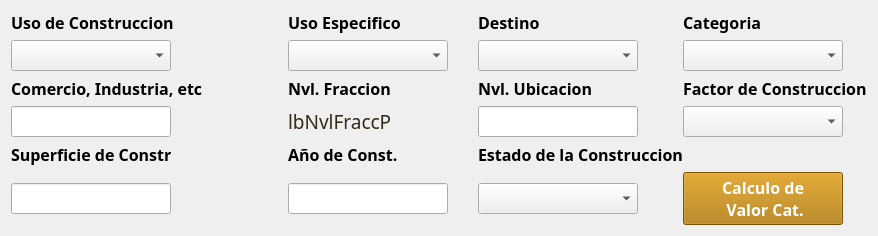
                   <widget class="QWidget" name="wDescrConstr" native="true">
                    <layout class="QGridLayout" name="gridLayout_13">
                     <property name="horizontalSpacing">
                      <number>0</number>
                     </property>
                     <item row="5" column="0">
                      <widget class="QLabel" name="lbSupConstrFP">
                       <property name="minimumSize">
                        <size>
                         <width>277</width>
                         <height>0</height>
                        </size>
                       </property>
                       <property name="font">
                        <font>
                         <pointsize>14</pointsize>
                         <weight>75</weight>
                         <bold>true</bold>
                        </font>
                       </property>
                       <property name="text">
                        <string>lbSupConstrFP</string>
                       </property>
                      </widget>
                     </item>
                     <item row="4" column="0">
                      <widget class="QLabel" name="label_56">
                       <property name="maximumSize">
                        <size>
                         <width>190</width>
                         <height>16777215</height>
                        </size>
                       </property>
                       <property name="font">
                        <font>
                         <family>Century Gothic</family>
                         <pointsize>12</pointsize>
                         <weight>75</weight>
                         <bold>true</bold>
                        </font>
                       </property>
                       <property name="text">
                        <string>Superficie de Constr</string>
                       </property>
                      </widget>
                     </item>
                     <item row="0" column="0">
                      <widget class="QLabel" name="label_44">
                       <property name="maximumSize">
                        <size>
                         <width>190</width>
                         <height>16777215</height>
                        </size>
                       </property>
                       <property name="font">
                        <font>
                         <family>Century Gothic</family>
                         <pointsize>12</pointsize>
                         <weight>75</weight>
                         <bold>true</bold>
                        </font>
                       </property>
                       <property name="text">
                        <string>Uso de Construccion</string>
                       </property>
                      </widget>
                     </item>
                     <item row="4" column="3">
                      <widget class="QLabel" name="label_57">
                       <property name="maximumSize">
                        <size>
                         <width>220</width>
                         <height>16777215</height>
                        </size>
                       </property>
                       <property name="font">
                        <font>
                         <family>Century Gothic</family>
                         <pointsize>12</pointsize>
                         <weight>75</weight>
                         <bold>true</bold>
                        </font>
                       </property>
                       <property name="text">
                        <string>Estado de la Construccion</string>
                       </property>
                      </widget>
                     </item>
                     <item row="1" column="3">
                      <widget class="QComboBox" name="cmbDestinoP">
                       <property name="minimumSize">
                        <size>
                         <width>160</width>
                         <height>0</height>
                        </size>
                       </property>
                       <property name="maximumSize">
                        <size>
                         <width>60</width>
                         <height>16777215</height>
                        </size>
                       </property>
                       <property name="font">
                        <font>
                         <pointsize>14</pointsize>
                         <weight>75</weight>
                         <bold>true</bold>
                        </font>
                       </property>
                       <property name="styleSheet">
                        <string notr="true">QComboBox QAbstractItemView::item { min-height: 25;}
QListView{color: black ; font-size: 16px; outline:none; font-weight:bold}QListView::item:selected { color: red; background-color: lightgray;}</string>
                       </property>
                      </widget>
                     </item>
                     <item row="3" column="3">
                      <widget class="QLineEdit" name="leNvlUbicaP">
                       <property name="minimumSize">
                        <size>
                         <width>160</width>
                         <height>0</height>
                        </size>
                       </property>
                       <property name="maximumSize">
                        <size>
                         <width>60</width>
                         <height>16777215</height>
                        </size>
                       </property>
                       <property name="font">
                        <font>
                         <family>Century Gothic</family>
                         <pointsize>12</pointsize>
                         <weight>50</weight>
                         <bold>false</bold>
                        </font>
                       </property>
                       <property name="maxLength">
                        <number>4</number>
                       </property>
                      </widget>
                     </item>
                     <item row="0" column="1">
                      <widget class="QLabel" name="label_49">
                       <property name="maximumSize">
                        <size>
                         <width>190</width>
                         <height>16777215</height>
                        </size>
                       </property>
                       <property name="font">
                        <font>
                         <family>Century Gothic</family>
                         <pointsize>12</pointsize>
                         <weight>75</weight>
                         <bold>true</bold>
                        </font>
                       </property>
                       <property name="text">
                        <string>Uso Especifico</string>
                       </property>
                      </widget>
                     </item>
                     <item row="5" column="3">
                      <widget class="QComboBox" name="cmbEdoConstrP">
                       <property name="minimumSize">
                        <size>
                         <width>160</width>
                         <height>0</height>
                        </size>
                       </property>
                       <property name="maximumSize">
                        <size>
                         <width>60</width>
                         <height>16777215</height>
                        </size>
                       </property>
                       <property name="font">
                        <font>
                         <pointsize>14</pointsize>
                         <weight>75</weight>
                         <bold>true</bold>
                        </font>
                       </property>
                       <property name="styleSheet">
                        <string notr="true">QComboBox QAbstractItemView::item { min-height: 25;}
QListView{color: black ; font-size: 16px; outline:none; font-weight:bold}QListView::item:selected { color: red; background-color: lightgray;}</string>
                       </property>
                      </widget>
                     </item>
                     <item row="0" column="4">
                      <widget class="QLabel" name="label_59">
                       <property name="font">
                        <font>
                         <family>Century Gothic</family>
                         <pointsize>12</pointsize>
                         <weight>75</weight>
                         <bold>true</bold>
                        </font>
                       </property>
                       <property name="text">
                        <string>Categoria</string>
                       </property>
                      </widget>
                     </item>
                     <item row="1" column="4">
                      <widget class="QComboBox" name="cmbCategoriaP">
                       <property name="minimumSize">
                        <size>
                         <width>160</width>
                         <height>0</height>
                        </size>
                       </property>
                       <property name="maximumSize">
                        <size>
                         <width>160</width>
                         <height>16777215</height>
                        </size>
                       </property>
                       <property name="font">
                        <font>
                         <pointsize>14</pointsize>
                         <weight>75</weight>
                         <bold>true</bold>
                        </font>
                       </property>
                       <property name="styleSheet">
                        <string notr="true">QComboBox QAbstractItemView::item { min-height: 25;}
QListView{color: black ; font-size: 16px; outline:none; font-weight:bold}QListView::item:selected { color: red; background-color: lightgray;}</string>
                       </property>
                      </widget>
                     </item>
                     <item row="5" column="4">
                      <widget class="QPushButton" name="btnCalcValCatP">
                       <property name="minimumSize">
                        <size>
                         <width>160</width>
                         <height>0</height>
                        </size>
                       </property>
                       <property name="maximumSize">
                        <size>
                         <width>160</width>
                         <height>16777215</height>
                        </size>
                       </property>
                       <property name="font">
                        <font>
                         <family>Century Gothic</family>
                         <pointsize>12</pointsize>
                         <weight>75</weight>
                         <bold>true</bold>
                        </font>
                       </property>
                       <property name="styleSheet">
                        <string notr="true">QPushButton{
background : rgb(174, 116, 0);
color : rgb(255, 255, 255)
}
QPushButton::disabled {
background : rgb(187, 129, 13);
color : rgb(245,245,245);
border: 1px solid #adb2b5;
}</string>
                       </property>
                       <property name="text">
                        <string>Calculo de
 Valor Cat.</string>
                       </property>
                      </widget>
                     </item>
                     <item row="2" column="4">
                      <widget class="QLabel" name="lFacConstP">
                       <property name="font">
                        <font>
                         <family>Century Gothic</family>
                         <pointsize>12</pointsize>
                         <weight>75</weight>
                         <bold>true</bold>
                        </font>
                       </property>
                       <property name="text">
                        <string>Factor de Construccion</string>
                       </property>
                      </widget>
                     </item>
                     <item row="3" column="4">
                      <widget class="QComboBox" name="cmbFactorConstrP">
                       <property name="minimumSize">
                        <size>
                         <width>160</width>
                         <height>0</height>
                        </size>
                       </property>
                       <property name="maximumSize">
                        <size>
                         <width>160</width>
                         <height>16777215</height>
                        </size>
                       </property>
                       <property name="font">
                        <font>
                         <pointsize>14</pointsize>
                         <weight>75</weight>
                         <bold>true</bold>
                        </font>
                       </property>
                       <property name="autoFillBackground">
                        <bool>false</bool>
                       </property>
                       <property name="styleSheet">
                        <string notr="true">QComboBox QAbstractItemView::item { min-height: 25;}
QListView{color: black ; font-size: 16px; outline:none; font-weight:bold}QListView::item:selected { color: red; background-color: lightgray;}</string>
                       </property>
                      </widget>
                     </item>
                     <item row="1" column="0">
                      <widget class="QComboBox" name="cmbUsoConstrP">
                       <property name="minimumSize">
                        <size>
                         <width>160</width>
                         <height>0</height>
                        </size>
                       </property>
                       <property name="maximumSize">
                        <size>
                         <width>160</width>
                         <height>16777215</height>
                        </size>
                       </property>
                       <property name="font">
                        <font>
                         <pointsize>14</pointsize>
                         <weight>75</weight>
                         <bold>true</bold>
                        </font>
                       </property>
                       <property name="styleSheet">
                        <string notr="true">QComboBox QAbstractItemView::item { min-height: 25;}
QListView{color: black ; font-size: 16px; outline:none; font-weight:bold}QListView::item:selected { color: red; background-color: lightgray;}</string>
                       </property>
                      </widget>
                     </item>
                     <item row="2" column="3">
                      <widget class="QLabel" name="label_48">
                       <property name="font">
                        <font>
                         <family>Century Gothic</family>
                         <pointsize>12</pointsize>
                         <weight>75</weight>
                         <bold>true</bold>
                        </font>
                       </property>
                       <property name="text">
                        <string>Nvl. Ubicacion</string>
                       </property>
                      </widget>
                     </item>
                     <item row="0" column="3">
                      <widget class="QLabel" name="label_45">
                       <property name="font">
                        <font>
                         <family>Century Gothic</family>
                         <pointsize>12</pointsize>
                         <weight>75</weight>
                         <bold>true</bold>
                        </font>
                       </property>
                       <property name="text">
                        <string>Destino</string>
                       </property>
                      </widget>
                     </item>
                     <item row="3" column="0">
                      <widget class="QLineEdit" name="leNombreP">
                       <property name="minimumSize">
                        <size>
                         <width>160</width>
                         <height>0</height>
                        </size>
                       </property>
                       <property name="maximumSize">
                        <size>
                         <width>160</width>
                         <height>16777215</height>
                        </size>
                       </property>
                       <property name="font">
                        <font>
                         <family>Century Gothic</family>
                         <pointsize>12</pointsize>
                         <weight>50</weight>
                         <bold>false</bold>
                        </font>
                       </property>
                       <property name="maxLength">
                        <number>120</number>
                       </property>
                      </widget>
                     </item>
                     <item row="5" column="1">
                      <widget class="QLineEdit" name="leAnioConsP">
                       <property name="minimumSize">
                        <size>
                         <width>160</width>
                         <height>0</height>
                        </size>
                       </property>
                       <property name="maximumSize">
                        <size>
                         <width>60</width>
                         <height>16777215</height>
                        </size>
                       </property>
                       <property name="font">
                        <font>
                         <family>Century Gothic</family>
                         <pointsize>12</pointsize>
                         <weight>50</weight>
                         <bold>false</bold>
                        </font>
                       </property>
                       <property name="maxLength">
                        <number>4</number>
                       </property>
                      </widget>
                     </item>
                     <item row="5" column="0">
                      <widget class="QLineEdit" name="leSupConstrFP">
                       <property name="minimumSize">
                        <size>
                         <width>160</width>
                         <height>0</height>
                        </size>
                       </property>
                       <property name="maximumSize">
                        <size>
                         <width>160</width>
                         <height>16777215</height>
                        </size>
                       </property>
                       <property name="font">
                        <font>
                         <family>Century Gothic</family>
                         <pointsize>12</pointsize>
                         <weight>50</weight>
                         <bold>false</bold>
                        </font>
                       </property>
                       <property name="maxLength">
                        <number>10</number>
                       </property>
                      </widget>
                     </item>
                     <item row="4" column="1">
                      <widget class="QLabel" name="label_58">
                       <property name="minimumSize">
                        <size>
                         <width>190</width>
                         <height>0</height>
                        </size>
                       </property>
                       <property name="maximumSize">
                        <size>
                         <width>190</width>
                         <height>16777215</height>
                        </size>
                       </property>
                       <property name="font">
                        <font>
                         <family>Century Gothic</family>
                         <pointsize>12</pointsize>
                         <weight>75</weight>
                         <bold>true</bold>
                        </font>
                       </property>
                       <property name="text">
                        <string>Año de Const.</string>
                       </property>
                      </widget>
                     </item>
                     <item row="2" column="0">
                      <widget class="QLabel" name="label_46">
                       <property name="maximumSize">
                        <size>
                         <width>220</width>
                         <height>16777215</height>
                        </size>
                       </property>
                       <property name="font">
                        <font>
                         <family>Century Gothic</family>
                         <pointsize>12</pointsize>
                         <weight>75</weight>
                         <bold>true</bold>
                        </font>
                       </property>
                       <property name="text">
                        <string>Comercio, Industria, etc</string>
                       </property>
                      </widget>
                     </item>
                     <item row="2" column="1">
                      <widget class="QLabel" name="label_47">
                       <property name="maximumSize">
                        <size>
                         <width>120</width>
                         <height>16777215</height>
                        </size>
                       </property>
                       <property name="font">
                        <font>
                         <family>Century Gothic</family>
                         <pointsize>12</pointsize>
                         <weight>75</weight>
                         <bold>true</bold>
                        </font>
                       </property>
                       <property name="text">
                        <string>Nvl. Fraccion</string>
                       </property>
                      </widget>
                     </item>
                     <item row="3" column="1">
                      <widget class="QLabel" name="lbNvlFraccP">
                       <property name="minimumSize">
                        <size>
                         <width>160</width>
                         <height>0</height>
                        </size>
                       </property>
                       <property name="maximumSize">
                        <size>
                         <width>60</width>
                         <height>16777215</height>
                        </size>
                       </property>
                       <property name="font">
                        <font>
                         <family>Century Gothic</family>
                         <pointsize>14</pointsize>
                         <weight>50</weight>
                         <bold>false</bold>
                        </font>
                       </property>
                       <property name="styleSheet">
                        <string notr="true">color : rgb(52, 42, 24 )</string>
                       </property>
                       <property name="text">
                        <string>lbNvlFraccP</string>
                       </property>
                      </widget>
                     </item>
                     <item row="1" column="1">
                      <widget class="QComboBox" name="cmbUsoEspP">
                       <property name="minimumSize">
                        <size>
                         <width>160</width>
                         <height>0</height>
                        </size>
                       </property>
                       <property name="maximumSize">
                        <size>
                         <width>60</width>
                         <height>16777215</height>
                        </size>
                       </property>
                       <property name="font">
                        <font>
                         <pointsize>14</pointsize>
                         <weight>75</weight>
                         <bold>true</bold>
                        </font>
                       </property>
                       <property name="styleSheet">
                        <string notr="true">QComboBox QAbstractItemView::item { min-height: 25;}
QListView{color: black ; font-size: 16px; outline:none; font-weight:bold}QListView::item:selected { color: red; background-color: lightgray;}</string>
                       </property>
                      </widget>
                     </item>
                    </layout>
                   </widget>
